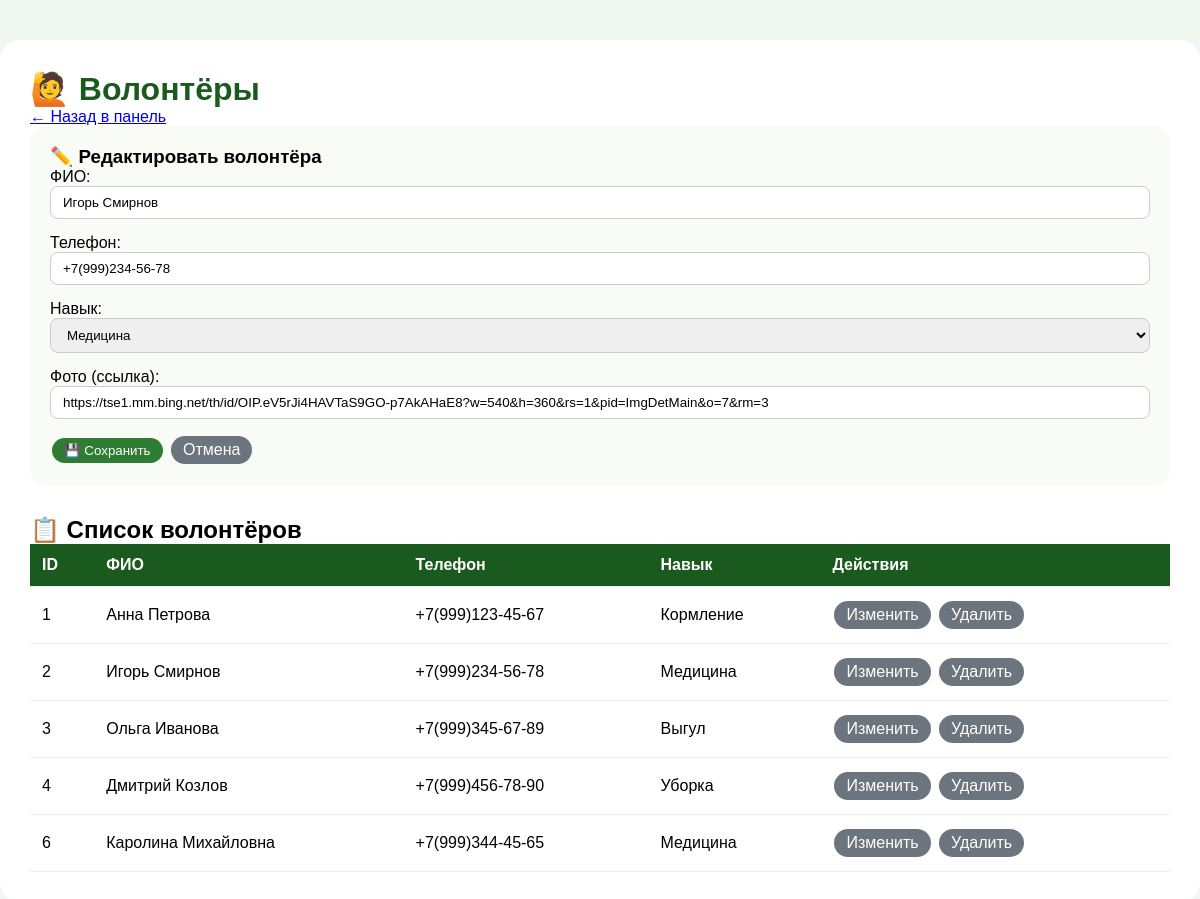
Screenshot of /api/admin/volunteers_edit.php?edit=2&token=mySecretAdminToken123 with the database file from the repository.
### tables this page shows
CREATE TABLE `volunteers` (
  `id` int(11) NOT NULL,
  `full_name` varchar(100) NOT NULL,
  `phone` varchar(20) NOT NULL,
  `skill` varchar(50) DEFAULT NULL,
  `photo_url` varchar(255) DEFAULT NULL
);

### api/controller/VolunteerController.php (called while the page is built, shortened)
<?php
function getAllVolunteers($pdo)
{
    $sql = "SELECT * FROM volunteers";
    $stmt = $pdo->prepare($sql);
    $stmt->execute();
    return $stmt->fetchAll();
}
function getVolunteerById($pdo, $id)
{
    $sql = "SELECT * FROM volunteers WHERE id = :id";
    $stmt = $pdo->prepare($sql);
    $stmt->execute([':id' => $id]);
    return $stmt->fetch();
}
?>

### api/admin/volunteers_edit.php (the view, shortened to what this page needs)
<?php
require_once 'database.php';
$token = $_GET['token'] ?? '';
require_once '../SoloProject/api/controller/VolunteerController.php';
$volunteers = getAllVolunteers($pdo);
$edit = null;
if (isset($_GET['edit'])) {
    $edit = getVolunteerById($pdo, $_GET['edit']);
}
?>
<!doctype html>
<html lang="ru">
<head>
    <link rel="stylesheet" href="../../front/css/main.css">
</head>
<body style="background: #f0f7f0;">
<div class="container">
    <h1 style="color: #1a5a1e;">🙋 Волонтёры</h1>
    <a href="admin_panel.php?token=<?= urlencode($token) ?>">← Назад в панель</a>
    <?php if ($edit): ?>
        <div class="form-section">
            <h3>✏️ Редактировать волонтёра</h3>
            <form method="POST">
                <div class="form-group"><label>ФИО:</label><br><input type="text" name="full_name" value="<?= htmlspecialchars($edit['full_name']) ?>" required></div>
                <div class="form-group"><label>Телефон:</label><br><input type="text" name="phone" value="<?= htmlspecialchars($edit['phone']) ?>" required></div>
                <div class="form-group">
                    <label>Навык:</label><br>
                    <select name="skill">
                        <option value="medical" <?= $edit['skill'] == 'medical' ? 'selected' : '' ?>>Медицина</option>
                    </select>
                </div>
                <div class="form-group"><label>Фото (ссылка):</label><br><input type="text" name="photo_url" value="<?= htmlspecialchars($edit['photo_url']) ?>"></div>
                <button type="submit" name="edit" class="btn">💾 Сохранить</button>
                <a href="volunteers_edit.php?token=<?= urlencode($token) ?>" class="btn btn-gray">Отмена</a>
            </form>
        </div>
    <?php endif; ?>
    <h2>📋 Список волонтёров</h2>
    <div style="overflow-x: auto;">
        <table style="width: 100%;">
            <thead>
            <tr>
                <th>ID</th>
                <th>ФИО</th>
                <th>Телефон</th>
                <th>Навык</th>
                <th>Действия</th>
            </tr>
            </thead>
            <tbody>
            <?php foreach ($volunteers as $vol): ?>
                <tr>
                    <td><?= $vol['id'] ?></td>
                    <td><?= htmlspecialchars($vol['full_name']) ?></td>
                    <td><?= $vol['phone'] ?></td>
                    <td>
                        <?php
                        $skill_rus = '';
                        if ($vol['skill'] == 'feeding') $skill_rus = 'Кормление';
                        if ($vol['skill'] == 'walking') $skill_rus = 'Выгул';
                        if ($vol['skill'] == 'medical') $skill_rus = 'Медицина';
                        if ($vol['skill'] == 'cleaning') $skill_rus = 'Уборка';
                        echo $skill_rus;
                        ?>
                    </td>
                    <td>
                        <a href="volunteers_edit.php?edit=<?= $vol['id'] ?>&token=<?= urlencode($token) ?>" class="btn btn-gray">Изменить</a>
                        <a href="volunteers_edit.php?delete=<?= $vol['id'] ?>&token=<?= urlencode($token) ?>" class="btn btn-gray" onclick="return confirm('Удалить?')">Удалить</a>
                    </td>
                </tr>
            <?php endforeach; ?>
            </tbody>
        </table>
    </div>
</div>
</body>
</html>

### front/css/main.css (style rules this page uses)
* { margin: 0; padding: 0; box-sizing: border-box; }
body { font-family: Arial, sans-serif; background: #f0f7f0; }
.btn { display: inline-block; background: #2e7d32; color: white; padding: 10px 25px; border-radius: 30px; text-decoration: none; margin-top: 15px; }

### api/admin/volunteers_edit.php (style rules this page uses)
.container { max-width: 1200px; margin: 40px auto; background: white; padding: 30px; border-radius: 20px; }
table { width: 100%; border-collapse: collapse; }
th, td { padding: 12px; text-align: left; border-bottom: 1px solid #eee; }
th { background: #1a5a1e; color: white; }
input, select { padding: 8px 12px; border-radius: 8px; border: 1px solid #ccc; width: 100%; }
.btn { background: #2e7d32; color: white; padding: 5px 12px; border-radius: 20px; text-decoration: none; display: inline-block; margin: 2px; border: none; cursor: pointer; }
.btn-gray { background: #6c757d; }
.form-group { margin-bottom: 15px; }
.form-section { background: #f9fbf7; padding: 20px; border-radius: 15px; margin-bottom: 30px; }

### rows the page displays
volunteers: full_name "Игорь Смирнов", phone "+7(999)234-56-78", skill "Медицина", photo_url "https://tse1.mm.bing.net/th/id/OIP.eV5rJi4HAVTaS9GO-p7AkAHaE8?w=540&h=360&rs=1&pid=ImgDetMain&o=7&rm=3", id "2"
volunteers: id "1", full_name "Анна Петрова", phone "+7(999)123-45-67", skill "Кормление"
volunteers: id "3", full_name "Ольга Иванова", phone "+7(999)345-67-89", skill "Выгул"
volunteers: id "4", full_name "Дмитрий Козлов", phone "+7(999)456-78-90", skill "Уборка"
volunteers: id "6", full_name "Каролина Михайловна", phone "+7(999)344-45-65", skill "Медицина"
